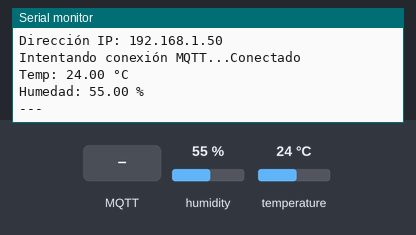
A program run on a simulated ESP32. On the bench: the last lines printed to the serial monitor. The inputs (shaded band) are chosen by the test bench; at power-on: humidity 55 %, temperature 24 °C. WiFi joins after 1.5 s; servers stay silent unless stated; no MQTT or app messages arrive unless stated.

Above: at 2.7 s.
2.8 s: MQTT message "1" arrives on the first subscribed topic
At 3.71 s:
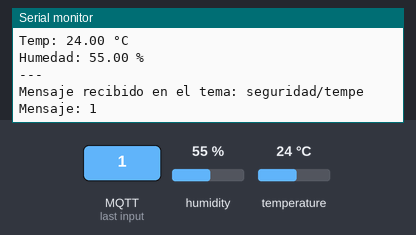
5.1 s: MQTT message "on" arrives on the first subscribed topic
At 5.79 s:
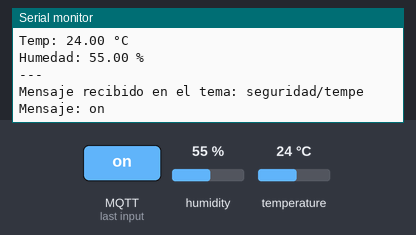
7.2 s: MQTT message "off" arrives on the first subscribed topic
At 7.87 s:
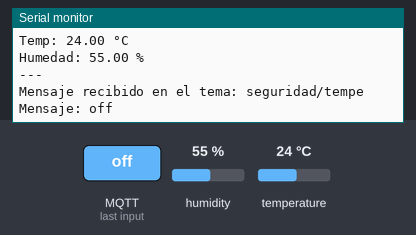
9.3 s: humidity set to 22 %
At 10.6 s:
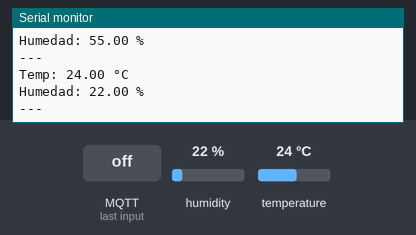
10.8 s: temperature set to 12 °C
At 12.2 s:
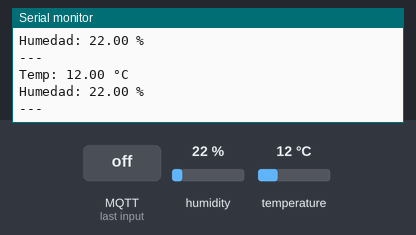
12.3 s: humidity set to 40 %
At 14.6 s:
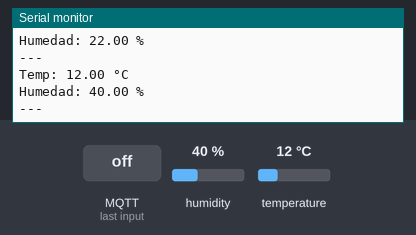
Timing chart, 0 to 14.8 s (numbered marks = the images above; inputs shaded):
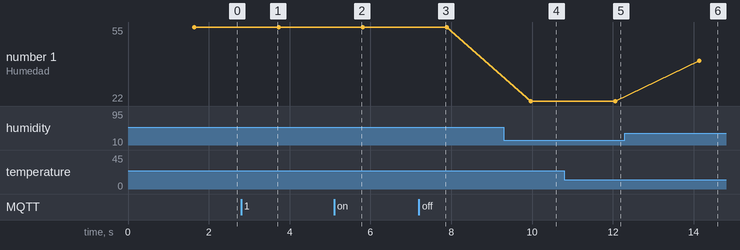

Measured:
- after the input at 2.8 s, the serial monitor: prints a new line after 0.85 s (image 1)
- after the input at 5.1 s, the serial monitor: prints a new line after 0.63 s (image 2)
- after the input at 7.2 s, the serial monitor: prints a new line after 0.61 s (image 3)
- after the input at 9.3 s, the serial monitor: prints a new line after 0.67 s (image 4)
- after the input at 10.8 s, the serial monitor: prints a new line after 1.3 s (image 5)
- after the input at 12.3 s, the serial monitor: prints a new line after 1.8 s (image 6)
- plotted number 1: 55 → 22 after the input at 9.3 s, 22 → 40 after the input at 12.3 s

The program:

main.cpp
```cpp
#include <Arduino.h>
#include <WiFi.h>
#include <Wire.h>
#include <PubSubClient.h>
#include <Adafruit_AHTX0.h>

// Datos de conexión WiFi
const char* ssid = "Wokwi-GUEST";
const char* password = "";

// Servidor MQTT
const char* mqtt_server = "broker.hivemq.com";

// Creación de instancias para WiFi y MQTT
WiFiClient espClient;
PubSubClient client(espClient);
Adafruit_AHTX0 sensorAHTX0; // Crea una instancia del sensor AHTX0

void setup_wifi() {
    delay(10);
    Serial.println();
    Serial.print("Conectando a ");
    Serial.println(ssid);

    WiFi.begin(ssid, password);
    while (WiFi.status() != WL_CONNECTED) {
        delay(500);
        Serial.print(".");
    }

    Serial.println();
    Serial.println("WiFi conectado");
    Serial.print("Dirección IP: ");
    Serial.println(WiFi.localIP());
}

void reconnect() {
    while (!client.connected()) {
        Serial.print("Intentando conexión MQTT...");
        if (client.connect("ESP32Client")) {
            Serial.println("Conectado");
            client.subscribe("seguridad/tempe");
        } else {
            Serial.print("Falló, rc=");
            Serial.print(client.state());
            Serial.println(" Intentando de nuevo en 5 segundos");
            delay(5000);
        }
    }
}

void callback(char* topic, byte* payload, unsigned int length) {
    Serial.print("Mensaje recibido en el tema: ");
    Serial.println(topic);
    Serial.print("Mensaje: ");

    String message;
    for (int i = 0; i < length; i++) {
        message += (char)payload[i];
    }
    Serial.println(message);
}

void setup() {
    Serial.begin(115200);
    setup_wifi();
    client.setServer(mqtt_server, 1883);
    client.setCallback(callback);
    sensorAHTX0.begin(); // Inicializar el sensor AHTX0
}

void loop() {
    if (!client.connected()) {
        reconnect();
    }

    // Leer datos del sensor AHTX0
    sensors_event_t humidity, temp;
    sensorAHTX0.getEvent(&humidity, &temp);

    // Convertir datos a string para enviarlos por MQTT
    String temp_str = "Temp: " + String(temp.temperature, 2) + " °C";
    String humidity_str = "Humedad: " + String(humidity.relative_humidity, 2) + " %";

    // Publicar datos en el tema "seguridad/tempe"
    client.publish("seguridad/tempe", temp_str.c_str());
    client.publish("seguridad/humidity", humidity_str.c_str());

    // Imprimir datos en el monitor serial
    Serial.println(temp_str);
    Serial.println(humidity_str);
    Serial.println("---");

    delay(2000);
    client.loop();
}
```
